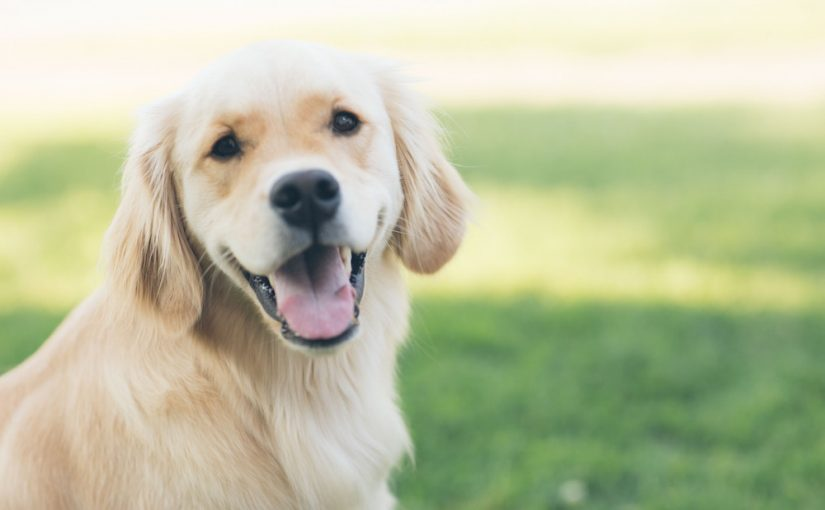
#> input picture Data/dog.jpg, 825 x 510 px
$ jupyter execute course9.ipynb
#> lines starting #> are read from the running program, lines starting #| are printed output that depends on the picture; after the words box and inside, x2 and y2 are one past the last pixel; in counts of white or black regions, pixels touching at a corner belong together
# Objective: Learn how to apply thresholding to a greyscale image

[cell 1]
# import libraries
import cv2 as cv
import os
import numpy as np
import matplotlib.pyplot as plt
from pathlib import Path

[cell 2]
# read the image on the disk
source_path = Path().absolute().parent
image_path = os.path.join(source_path, 'Data', 'dog.jpg')
img = cv.imread(image_path)
#> img is the input picture: shape (510, 825, 3); mean B, G, R 158, 192.5, 186.8
img = cv.cvtColor(img, cv.COLOR_BGR2RGB)

plt.imshow(img)
plt.title('RGB image')

[cell 3]
gray = cv.cvtColor(img, cv.COLOR_BGR2GRAY)
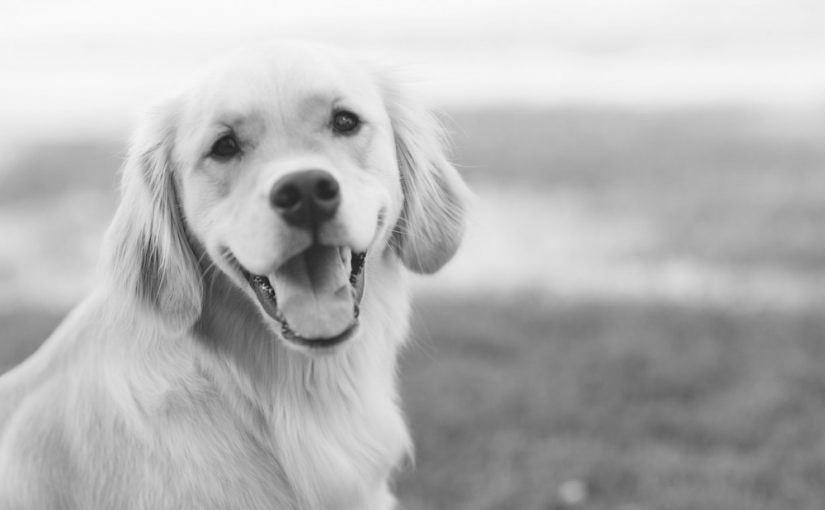
#> gray: shape (510, 825); min 27, max 251, mean 181.5
plt.imshow(gray, cmap='Greys')
plt.title('Gray image')

[cell 4]
# Simple Thresholding
# Here, the matter is straight-forward. For every pixel, the same threshold value is applied.
# If the pixel value is smaller than the threshold, it is set to 0, otherwise it is set to a maximum value.
# The function cv.threshold is used to apply the thresholding.
# The first argument is the source image, which should be a grayscale image.
# The second argument is the threshold value which is used to classify the pixel values.
# The third argument is the maximum value which is assigned to pixel values exceeding the threshold.
threshold, thresh = cv.threshold(gray, 150, 255, cv.THRESH_BINARY)
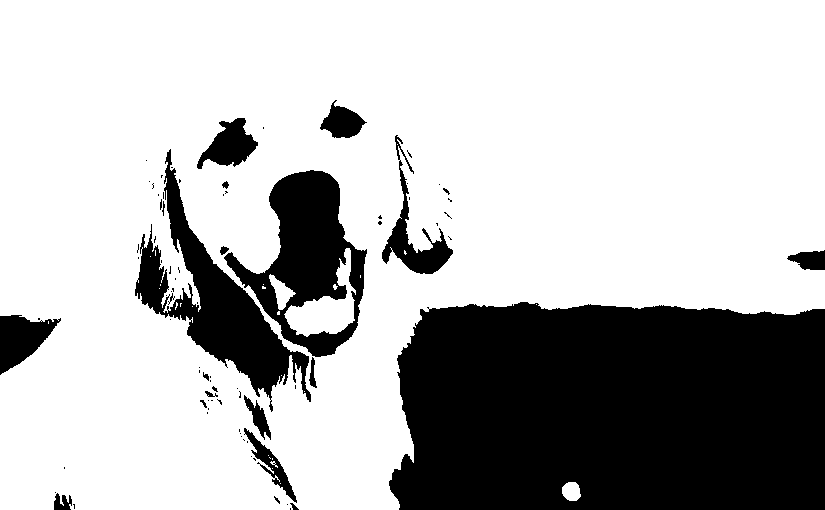
#> thresh: shape (510, 825); 72.1% white; 82 black regions (61 under 20 px), largest, box (x1, y1, x2, y2) and area: (389, 302, 825, 510) 84586, (135, 149, 311, 412) 11715, (224, 170, 367, 357) 11430
plt.imshow(thresh, cmap='Greys')
plt.title('Simple Thresholded')

[cell 5]
# cv.THRESH_BINARY_INV do the inverse with respect to cv.THRESH_BINARY
threshold, thresh_inverse = cv.threshold(gray, 150, 255, cv.THRESH_BINARY_INV)
plt.imshow(thresh_inverse, cmap='Greys')
plt.title('Simple Thresholded Inverse')

[cell 6]
# Adaptive Thresholding --> compute the optimal threshold value on the base of the mean
adaptive_thresh = cv.adaptiveThreshold(gray, 255, cv.ADAPTIVE_THRESH_MEAN_C,
                                       cv.THRESH_BINARY, 11, 3)
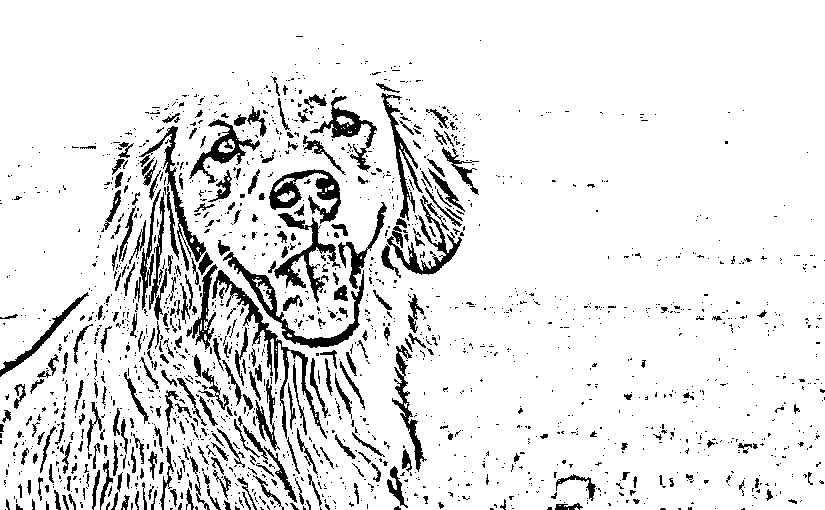
#> adaptive_thresh: shape (510, 825); 89.6% white; 1781 black regions (1463 under 20 px), largest, box (x1, y1, x2, y2) and area: (212, 270, 327, 439) 1911, (223, 252, 364, 348) 1781, (269, 169, 341, 224) 1531
plt.imshow(adaptive_thresh, cmap='Greys')
plt.title('Adaptive Thresholding')

$ run again, with Data/landscape.JPG copied over Data/dog.jpg
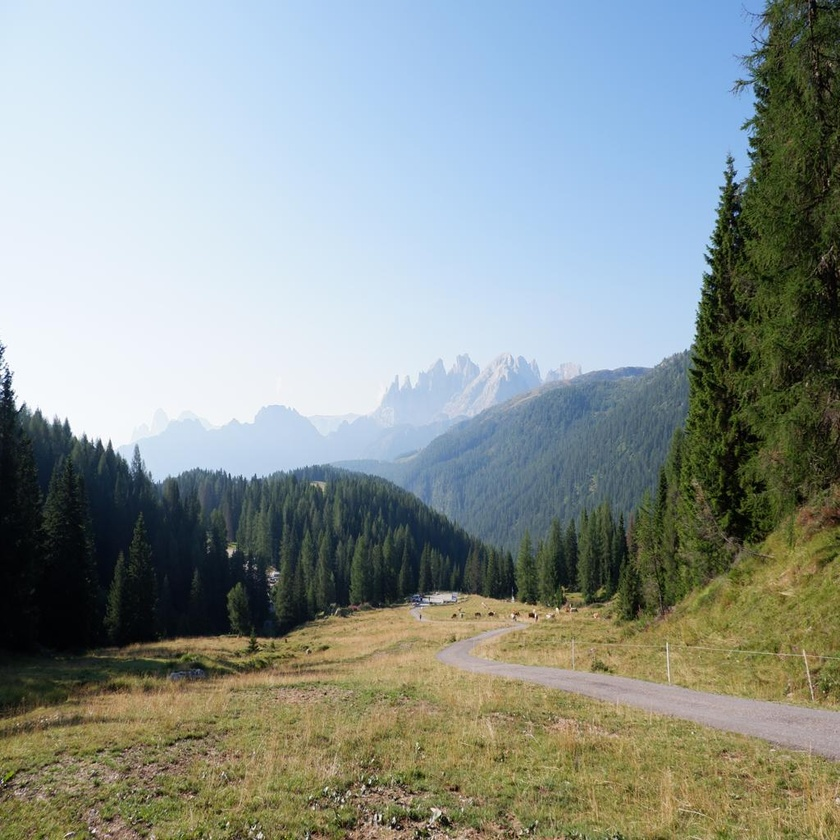
#> input picture Data/landscape.JPG, 840 x 840 px, shrunk from 1024 x 1024 before the run
#> img is the input picture: shape (840, 840, 3); mean B, G, R 145.8, 149.5, 139.7
#> `threshold, thresh = cv.threshold(gray, 150, 255, cv.THRESH_BINARY)`:
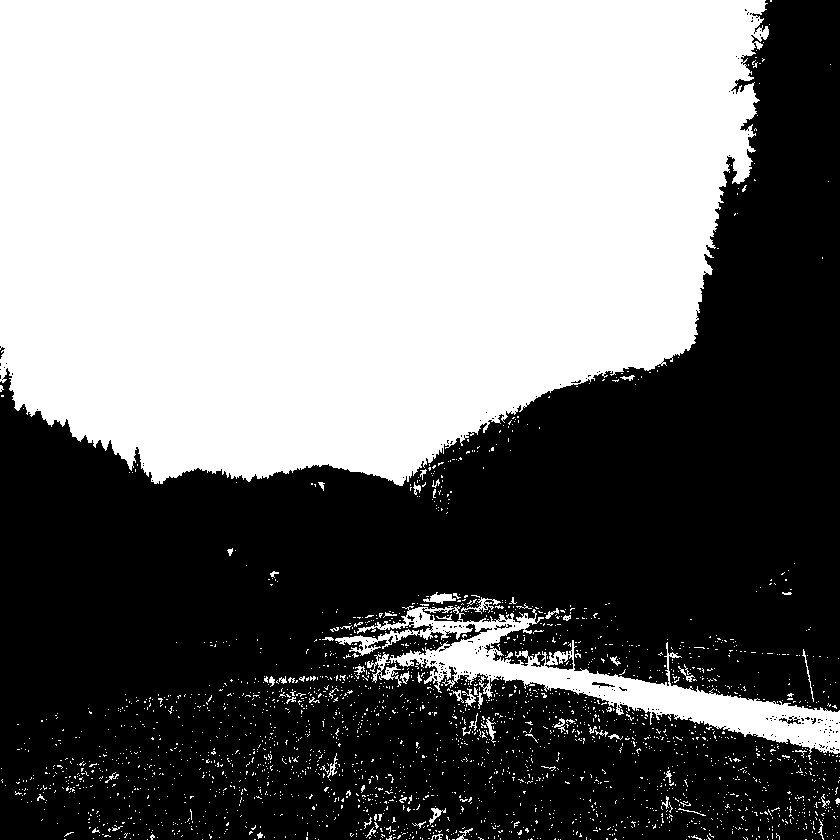
#> thresh: shape (840, 840); 48.3% white; 2501 white regions (2429 under 20 px), largest, box (x1, y1, x2, y2) and area: (0, 0, 769, 486) 314642, (335, 606, 840, 754) 16339, (367, 652, 402, 687) 369
#> `adaptive_thresh = cv.adaptiveThreshold(gray, 255, cv.ADAPTIVE_THRESH_M..`:
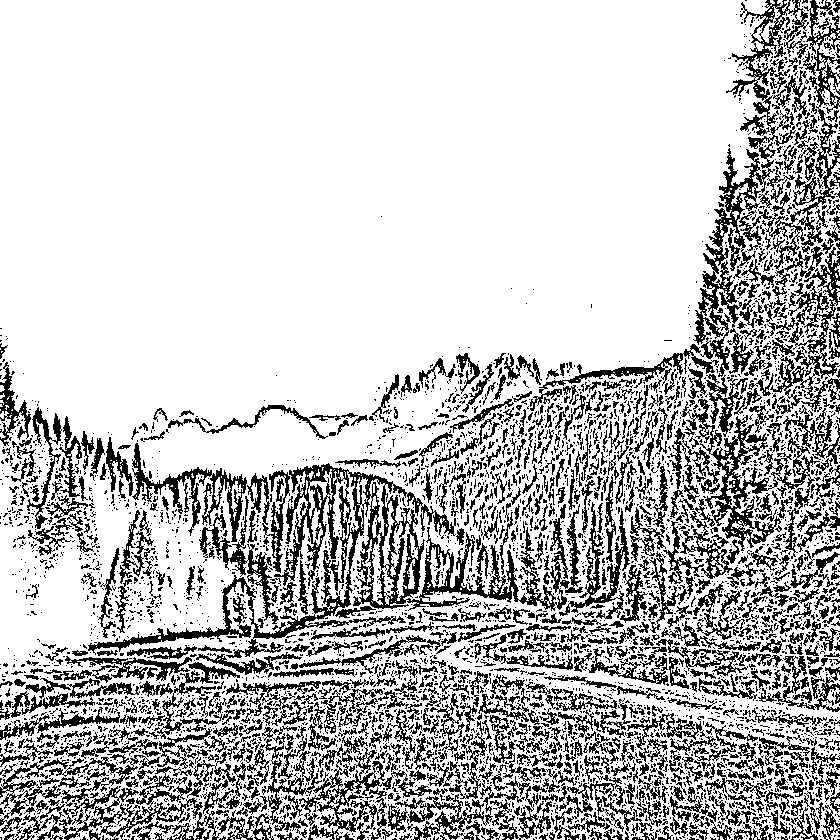
#> adaptive_thresh: shape (840, 840); 76.6% white; black in thin lines or dots

$ run again, with Data/registration.jpg copied over Data/dog.jpg
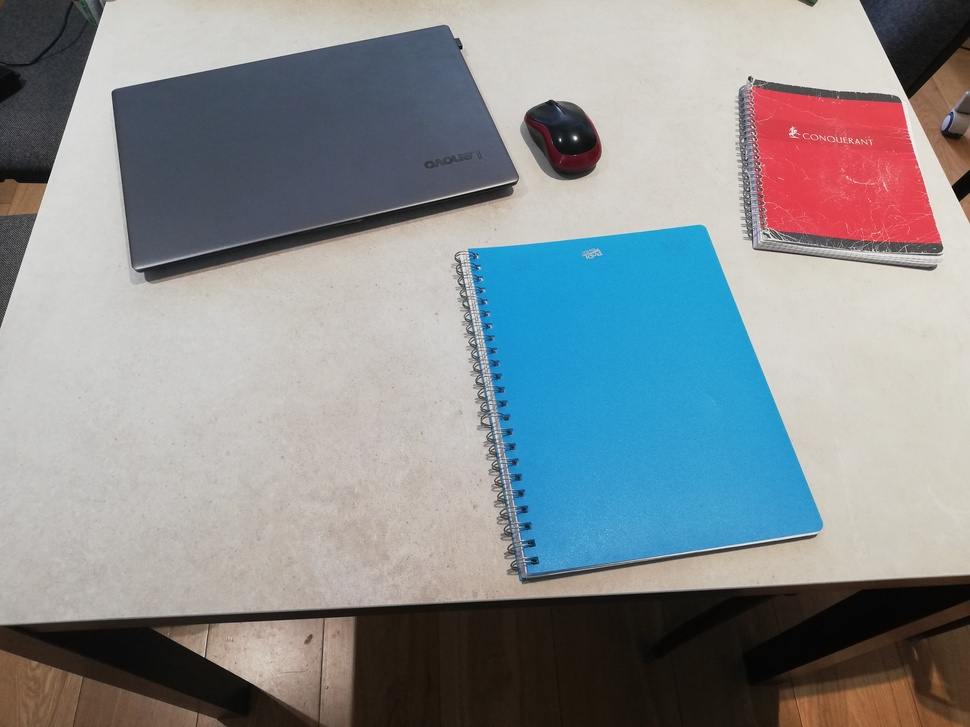
#> input picture Data/registration.jpg, 970 x 727 px, shrunk from 4608 x 3456 before the run
#> img is the input picture: shape (727, 970, 3); mean B, G, R 144.9, 141.8, 136.8
#> `threshold, thresh = cv.threshold(gray, 150, 255, cv.THRESH_BINARY)`:
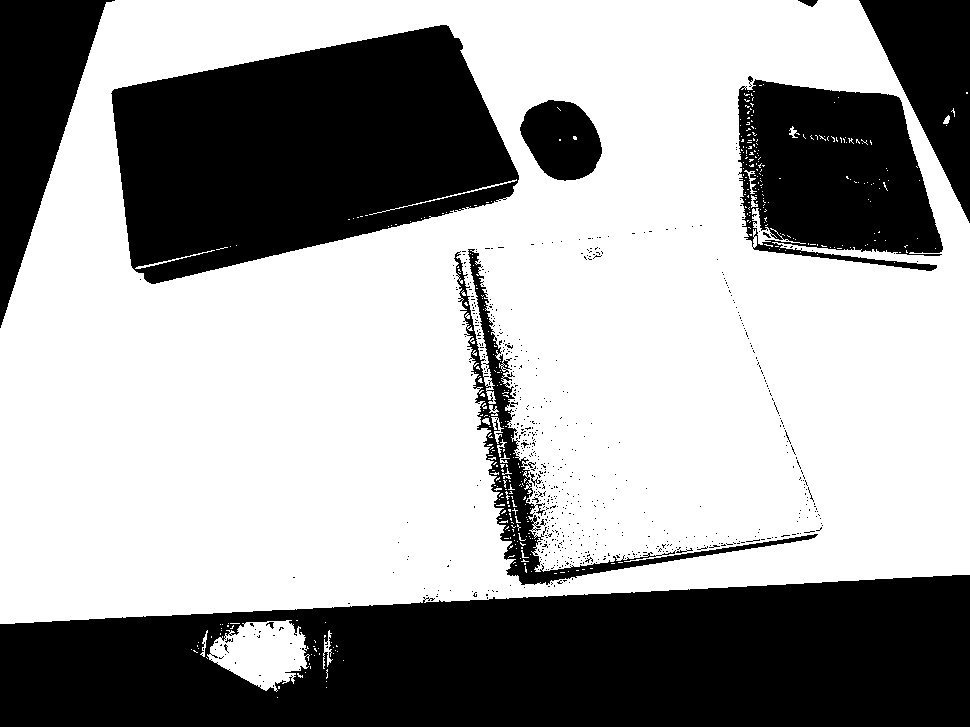
#> thresh: shape (727, 970); 62.6% white; 667 black regions (654 under 20 px), largest, box (x1, y1, x2, y2) and area: (0, 575, 970, 727) 118519, (111, 25, 519, 284) 71028, (738, 79, 943, 271) 28329
#> `adaptive_thresh = cv.adaptiveThreshold(gray, 255, cv.ADAPTIVE_THRESH_M..`:
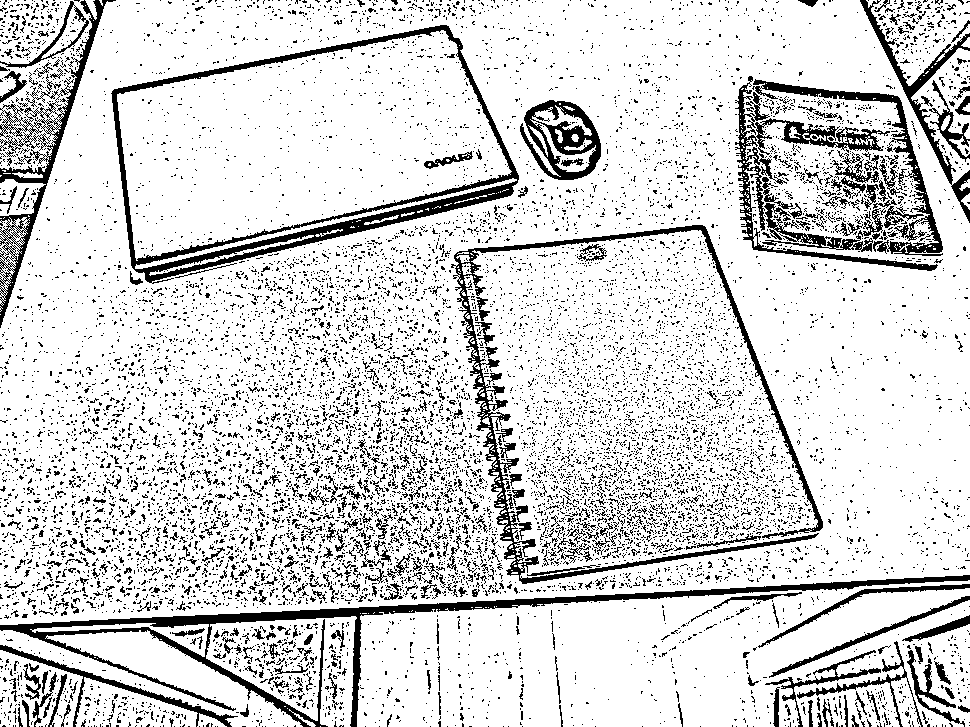
#> adaptive_thresh: shape (727, 970); 84% white; 12147 black regions (11677 under 20 px), largest, box (x1, y1, x2, y2) and area: (0, 575, 970, 727) 10048, (111, 25, 519, 284) 9494, (451, 225, 823, 584) 7952
